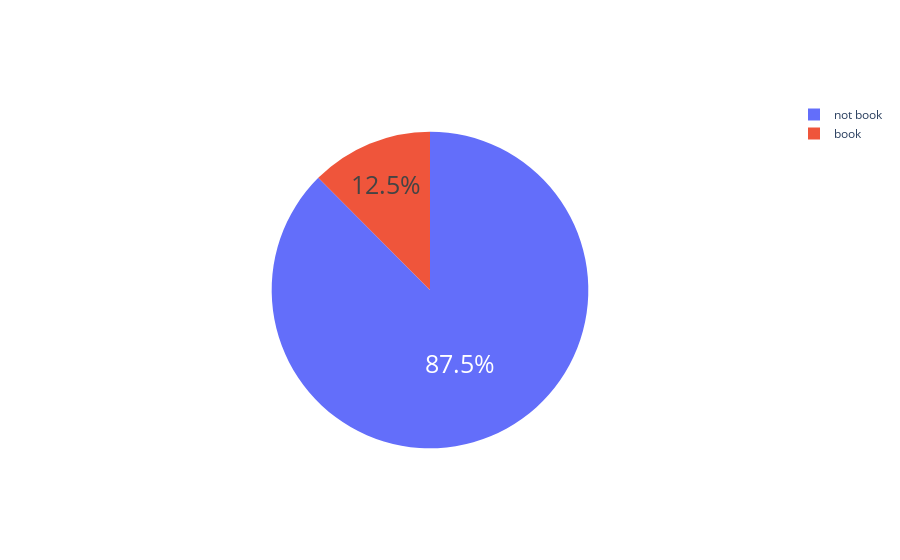

Source (notebook cell):
### Code cell
trace=go.Pie(labels=labels, values=x,
               hoverinfo='label+percent', textinfo='percent', 
               textfont=dict(size=25),
              pull=[0, 0, 0,0.2, 0]
               )
iplot([trace])

### Figure 1 — Plotly figure (JSON) as saved in the notebook; plotly's stock layout.template omitted (floating-point values rounded to 4 significant figures)
{"data": [{"hoverinfo": "label+percent", "labels": ["not book", "book"], "pull": [0, 0, 0, 0.2, 0], "textfont": {"size": 25}, "textinfo": "percent", "type": "pie", "values": [45268, 6449]}], "layout": {}}
